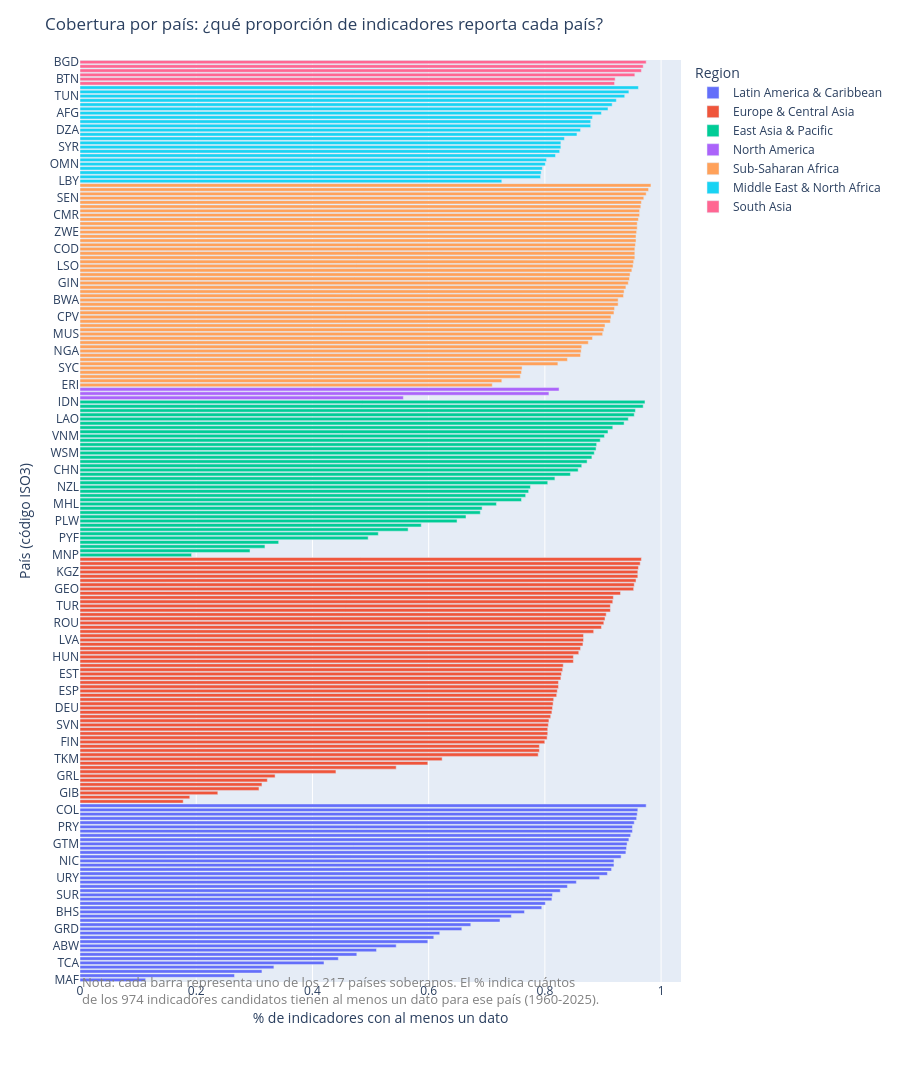

The notebook cell saved with this chart:
### Markdown cell above
## Gráfico: cobertura por país
Acá buscaremos grafica pct_indicadores_con_dato por país, ordenado y coloreado por región.

Resultado esperado: un gráfico de barras horizontales, uno por país, ordenado de menor a mayor cobertura, coloreado por Region, con hover mostrando el código de país y sus años de cobertura.

### Code cell
df_pais_plot = disponibilidad_pais.reset_index().rename(columns={"index": "Country Code"})
df_pais_plot = df_pais_plot.sort_values("pct_indicadores_con_dato")

fig_cobertura_pais = px.bar(
    df_pais_plot,
    x="pct_indicadores_con_dato",
    y="Country Code",
    color="Region",
    orientation="h",
    hover_data=["n_indicadores_con_dato", "primer_anio", "ultimo_anio"],
    labels={"pct_indicadores_con_dato": "% de indicadores con al menos un dato"},
)

fig_cobertura_pais.update_layout(
    title="Cobertura por país: ¿qué proporción de indicadores reporta cada país?",
    xaxis_title="% de indicadores con al menos un dato",
    yaxis_title="País (código ISO3)",
    height=3200,
    margin=dict(b=110),
)

fig_cobertura_pais.add_annotation(
    text=(
        "Nota: cada barra representa uno de los 217 países soberanos. El % indica cuántos<br>"
        "de los 974 indicadores candidatos tienen al menos un dato para ese país (1960-2025)."
    ),
    xref="paper", yref="paper",
    x=0, y=-0.03,
    showarrow=False,
    font=dict(size=13, color="gray"),
    align="left",
)

figuras_reporte.append(("cobertura_por_pais", fig_cobertura_pais))
fig_cobertura_pais.show()

### Figure 1 — Plotly figure (JSON) as saved in the notebook; plotly's stock layout.template omitted (floating-point values rounded to 4 significant figures; data arrays with more than 128 entries replaced by an {"elided": "..."} marker saying what was removed)
{"data": [{"customdata": [[110, 1960, 2025], [259, 1960, 2025], [305, 1960, 2025], [325, 1960, 2025], [409, 1960, 2025], [433, 1960, 2025], [464, 1960, 2025], [497, 1960, 2025], [530, 1960, 2025], [583, 1960, 2025], [593, 1960, 2025], [603, 1960, 2025], [640, 1960, 2025], [655, 1960, 2025], [704, 1960, 2025], [723, 1960, 2025], [745, 1960, 2025], [774, 1960, 2025], [780, 1960, 2025], [791, 1960, 2025], [792, 1960, 2025], [805, 1960, 2025], [817, 1960, 2025], [832, 1960, 2025], [871, 1960, 2025], [884, 1960, 2025], [891, 1960, 2025], [895, 1960, 2025], [895, 1960, 2025], [907, 1960, 2025], [915, 1960, 2025], [916, 1960, 2025], [917, 1960, 2025], [920, 1960, 2025], [923, 1960, 2025], [926, 1960, 2025], [926, 1960, 2025], [929, 1960, 2025], [933, 1960, 2025], [934, 1960, 2025], [935, 1960, 2025], [949, 1960, 2025]], "hovertemplate": "Region=Latin America & Caribbean<br>% de indicadores con al menos un dato=%{x}<br>Country Code=%{y}<br>n_indicadores_con_dato=%{customdata[0]}<br>primer_anio=%{customdata[1]}<br>ultimo_anio=%{customdata[2]}<extra></extra>", "legendgroup": "Latin America & Caribbean", "marker": {"color": "#636efa", "pattern": {"shape": ""}}, "name": "Latin America & Caribbean", "orientation": "h", "showlegend": true, "textposition": "auto", "type": "bar", "x": [0.1129, 0.2659, 0.3131, 0.3337, 0.4199, 0.4446, 0.4764, 0.5103, 0.5441, 0.5986, 0.6088, 0.6191, 0.6571, 0.6725, 0.7228, 0.7423, 0.7649, 0.7947, 0.8008, 0.8121, 0.8131, 0.8265, 0.8388, 0.8542, 0.8943, 0.9076, 0.9148, 0.9189, 0.9189, 0.9312, 0.9394, 0.9405, 0.9415, 0.9446, 0.9476, 0.9507, 0.9507, 0.9538, 0.9579, 0.9589, 0.96, 0.9743], "xaxis": "x", "y": ["MAF", "VGB", "VIR", "SXM", "TCA", "CUW", "CYM", "PRI", "ABW", "KNA", "ATG", "DMA", "GRD", "CUB", "VCT", "BRB", "BHS", "LCA", "TTO", "VEN", "SUR", "GUY", "JAM", "HTI", "URY", "CHL", "ARG", "PAN", "NIC", "CRI", "BLZ", "BRA", "GTM", "PER", "SLV", "DOM", "PRY", "MEX", "ECU", "BOL", "COL", "HND"], "yaxis": "y"}, {"customdata": {"elided": "58x3 int values"}, "hovertemplate": "Region=Europe & Central Asia<br>% de indicadores con al menos un dato=%{x}<br>Country Code=%{y}<br>n_indicadores_con_dato=%{customdata[0]}<br>primer_anio=%{customdata[1]}<br>ultimo_anio=%{customdata[2]}<extra></extra>", "legendgroup": "Europe & Central Asia", "marker": {"color": "#EF553B", "pattern": {"shape": ""}}, "name": "Europe & Central Asia", "orientation": "h", "showlegend": true, "textposition": "auto", "type": "bar", "x": [0.1776, 0.1889, 0.2372, 0.308, 0.3131, 0.3224, 0.3357, 0.4405, 0.5441, 0.5986, 0.6232, 0.7885, 0.7906, 0.7906, 0.7998, 0.8039, 0.8049, 0.8049, 0.806, 0.807, 0.8101, 0.8121, 0.8131, 0.8142, 0.8152, 0.8203, 0.8214, 0.8234, 0.8234, 0.8275, 0.8285, 0.8306, 0.8316, 0.8491, 0.8491, 0.8583, 0.8614, 0.8655, 0.8665, 0.8665, 0.884, 0.8973, 0.9014, 0.9035, 0.9055, 0.9127, 0.9127, 0.9168, 0.9179, 0.9302, 0.9528, 0.9538, 0.9569, 0.96, 0.96, 0.961, 0.9641, 0.9661], "xaxis": "x", "y": ["IMN", "CHI", "GIB", "MCO", "LIE", "FRO", "GRL", "AND", "XKX", "SMR", "TKM", "LUX", "AUT", "FRA", "FIN", "SWE", "BEL", "DNK", "SVN", "ISL", "NOR", "ITA", "DEU", "CHE", "IRL", "NLD", "ESP", "CYP", "SVK", "GRC", "EST", "CZE", "GBR", "MNE", "HUN", "POL", "LTU", "HRV", "LVA", "PRT", "RUS", "BGR", "ROU", "MKD", "BIH", "BLR", "TUR", "KAZ", "UZB", "UKR", "GEO", "TJK", "SRB", "AZE", "KGZ", "MDA", "ARM", "ALB"], "yaxis": "y"}, {"customdata": [[187, 1960, 2025], [285, 1960, 2025], [310, 1960, 2025], [333, 1960, 2025], [483, 1960, 2025], [500, 1960, 2025], [550, 1960, 2025], [572, 1960, 2025], [632, 1960, 2025], [647, 1960, 2025], [671, 1960, 2025], [674, 1960, 2025], [698, 1960, 2025], [740, 1960, 2025], [747, 1960, 2025], [752, 1960, 2025], [755, 1960, 2025], [784, 1960, 2025], [796, 1960, 2025], [822, 1960, 2025], [835, 1960, 2025], [841, 1960, 2025], [850, 1960, 2025], [858, 1960, 2025], [862, 1960, 2025], [865, 1960, 2025], [866, 1960, 2025], [872, 1960, 2025], [879, 1960, 2025], [885, 1960, 2025], [893, 1960, 2025], [912, 1960, 2025], [919, 1960, 2025], [929, 1960, 2025], [931, 1960, 2025], [944, 1960, 2025], [947, 1960, 2025]], "hovertemplate": "Region=East Asia & Pacific<br>% de indicadores con al menos un dato=%{x}<br>Country Code=%{y}<br>n_indicadores_con_dato=%{customdata[0]}<br>primer_anio=%{customdata[1]}<br>ultimo_anio=%{customdata[2]}<extra></extra>", "legendgroup": "East Asia & Pacific", "marker": {"color": "#00cc96", "pattern": {"shape": ""}}, "name": "East Asia & Pacific", "orientation": "h", "showlegend": true, "textposition": "auto", "type": "bar", "x": [0.192, 0.2926, 0.3183, 0.3419, 0.4959, 0.5133, 0.5647, 0.5873, 0.6489, 0.6643, 0.6889, 0.692, 0.7166, 0.7598, 0.7669, 0.7721, 0.7752, 0.8049, 0.8172, 0.8439, 0.8573, 0.8634, 0.8727, 0.8809, 0.885, 0.8881, 0.8891, 0.8953, 0.9025, 0.9086, 0.9168, 0.9363, 0.9435, 0.9538, 0.9559, 0.9692, 0.9723], "xaxis": "x", "y": ["MNP", "ASM", "GUM", "PRK", "PYF", "NCL", "NRU", "TUV", "PLW", "FSM", "HKG", "MAC", "MHL", "BRN", "JPN", "KIR", "NZL", "AUS", "SGP", "KOR", "CHN", "MMR", "TON", "SLB", "WSM", "MYS", "VUT", "FJI", "VNM", "TLS", "PNG", "KHM", "LAO", "THA", "PHL", "MNG", "IDN"], "yaxis": "y"}, {"customdata": [[542, 1960, 2025], [786, 1960, 2025], [803, 1960, 2025]], "hovertemplate": "Region=North America<br>% de indicadores con al menos un dato=%{x}<br>Country Code=%{y}<br>n_indicadores_con_dato=%{customdata[0]}<br>primer_anio=%{customdata[1]}<br>ultimo_anio=%{customdata[2]}<extra></extra>", "legendgroup": "North America", "marker": {"color": "#ab63fa", "pattern": {"shape": ""}}, "name": "North America", "orientation": "h", "showlegend": true, "textposition": "auto", "type": "bar", "x": [0.5565, 0.807, 0.8244], "xaxis": "x", "y": ["BMU", "CAN", "USA"], "yaxis": "y"}, {"customdata": {"elided": "48x3 int values"}, "hovertemplate": "Region=Sub-Saharan Africa<br>% de indicadores con al menos un dato=%{x}<br>Country Code=%{y}<br>n_indicadores_con_dato=%{customdata[0]}<br>primer_anio=%{customdata[1]}<br>ultimo_anio=%{customdata[2]}<extra></extra>", "legendgroup": "Sub-Saharan Africa", "marker": {"color": "#FFA15A", "pattern": {"shape": ""}}, "name": "Sub-Saharan Africa", "orientation": "h", "showlegend": true, "textposition": "auto", "type": "bar", "x": [0.7094, 0.7259, 0.7577, 0.7598, 0.7608, 0.8224, 0.8388, 0.8614, 0.8624, 0.8634, 0.8747, 0.8819, 0.8994, 0.9014, 0.9035, 0.9127, 0.9138, 0.9189, 0.9199, 0.9261, 0.9261, 0.9353, 0.9363, 0.9394, 0.9435, 0.9456, 0.9466, 0.9497, 0.9517, 0.9528, 0.9548, 0.9548, 0.9548, 0.9559, 0.9569, 0.9569, 0.9579, 0.9589, 0.9589, 0.961, 0.963, 0.963, 0.9651, 0.9661, 0.9702, 0.9743, 0.9784, 0.9825], "xaxis": "x", "y": ["ERI", "GNQ", "SSD", "SOM", "SYC", "LBR", "STP", "CAF", "NGA", "GAB", "COM", "BDI", "MUS", "TCD", "MRT", "GNB", "CPV", "SDN", "SLE", "NAM", "BWA", "MWI", "COG", "BEN", "GIN", "ZAF", "NER", "ZMB", "LSO", "BFA", "MLI", "UGA", "COD", "TGO", "MOZ", "GMB", "ZWE", "MDG", "ETH", "SWZ", "CMR", "AGO", "CIV", "TZA", "SEN", "KEN", "RWA", "GHA"], "yaxis": "y"}, {"customdata": [[707, 1960, 2025], [772, 1960, 2025], [773, 1960, 2025], [775, 1960, 2025], [780, 1960, 2025], [782, 1960, 2025], [797, 1960, 2025], [804, 1960, 2025], [806, 1960, 2025], [806, 1960, 2025], [812, 1960, 2025], [833, 1960, 2025], [839, 1960, 2025], [856, 1960, 2025], [856, 1960, 2025], [859, 1960, 2025], [874, 1960, 2025], [885, 1960, 2025], [892, 1960, 2025], [899, 1960, 2025], [913, 1960, 2025], [920, 1960, 2025], [936, 1960, 2025]], "hovertemplate": "Region=Middle East & North Africa<br>% de indicadores con al menos un dato=%{x}<br>Country Code=%{y}<br>n_indicadores_con_dato=%{customdata[0]}<br>primer_anio=%{customdata[1]}<br>ultimo_anio=%{customdata[2]}<extra></extra>", "legendgroup": "Middle East & North Africa", "marker": {"color": "#19d3f3", "pattern": {"shape": ""}}, "name": "Middle East & North Africa", "orientation": "h", "showlegend": true, "textposition": "auto", "type": "bar", "x": [0.7259, 0.7926, 0.7936, 0.7957, 0.8008, 0.8029, 0.8183, 0.8255, 0.8275, 0.8275, 0.8337, 0.8552, 0.8614, 0.8789, 0.8789, 0.8819, 0.8973, 0.9086, 0.9158, 0.923, 0.9374, 0.9446, 0.961], "xaxis": "x", "y": ["LBY", "QAT", "KWT", "BHR", "OMN", "PSE", "ISR", "MLT", "SYR", "ARE", "SAU", "DJI", "DZA", "YEM", "LBN", "IRN", "AFG", "JOR", "MAR", "IRQ", "TUN", "PAK", "EGY"], "yaxis": "y"}, {"customdata": [[896, 1960, 2025], [897, 1960, 2025], [930, 1960, 2025], [941, 1960, 2025], [944, 1960, 2025], [949, 1960, 2025]], "hovertemplate": "Region=South Asia<br>% de indicadores con al menos un dato=%{x}<br>Country Code=%{y}<br>n_indicadores_con_dato=%{customdata[0]}<br>primer_anio=%{customdata[1]}<br>ultimo_anio=%{customdata[2]}<extra></extra>", "legendgroup": "South Asia", "marker": {"color": "#FF6692", "pattern": {"shape": ""}}, "name": "South Asia", "orientation": "h", "showlegend": true, "textposition": "auto", "type": "bar", "x": [0.9199, 0.9209, 0.9548, 0.9661, 0.9692, 0.9743], "xaxis": "x", "y": ["MDV", "BTN", "NPL", "IND", "LKA", "BGD"], "yaxis": "y"}], "layout": {"annotations": [{"align": "left", "font": {"color": "gray", "size": 13}, "showarrow": false, "text": "Nota: cada barra representa uno de los 217 países soberanos. El % indica cuántos<br>de los 974 indicadores candidatos tienen al menos un dato para ese país (1960-2025).", "x": 0, "xref": "paper", "y": -0.03, "yref": "paper"}], "barmode": "relative", "height": 3200, "legend": {"title": {"text": "Region"}, "tracegroupgap": 0}, "margin": {"b": 110, "t": 60}, "title": {"text": "Cobertura por país: ¿qué proporción de indicadores reporta cada país?"}, "xaxis": {"anchor": "y", "domain": [0, 1], "title": {"text": "% de indicadores con al menos un dato"}}, "yaxis": {"anchor": "x", "domain": [0, 1], "title": {"text": "País (código ISO3)"}}}}
